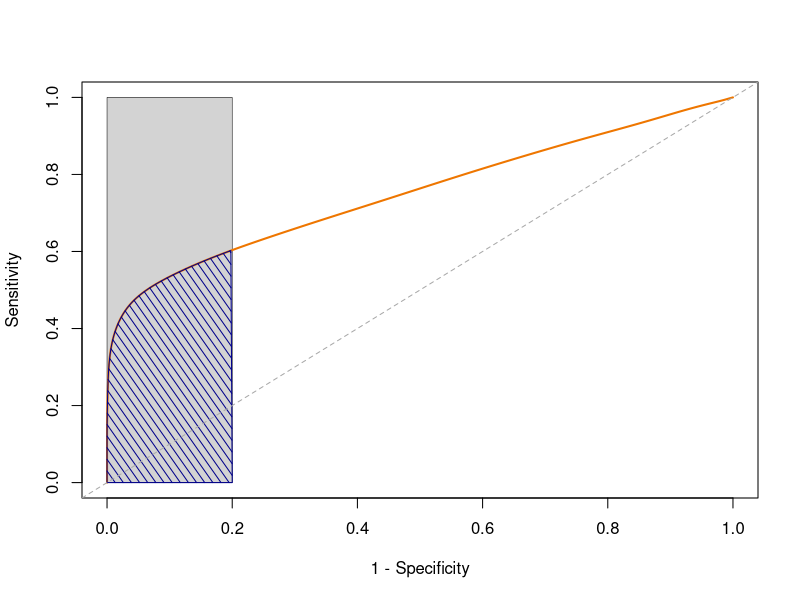
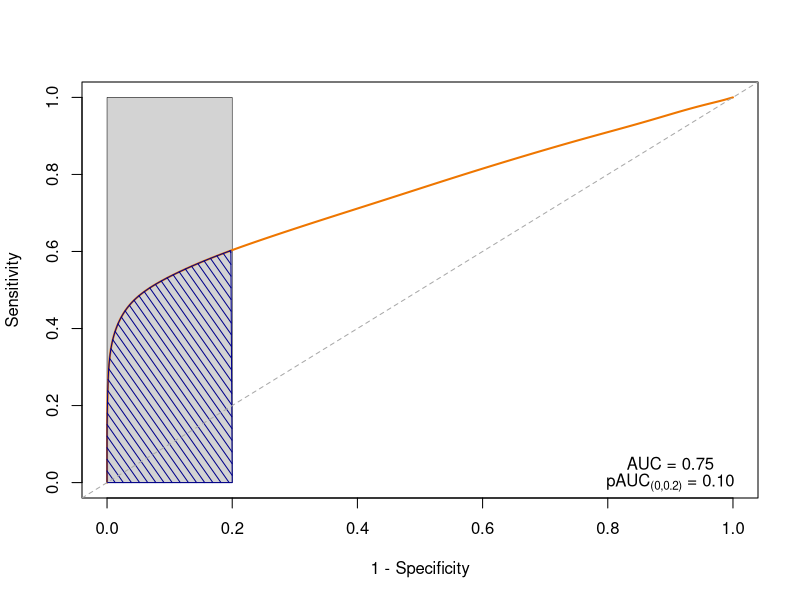

These charts were generated, in order, by the following R code:
library(pROC)

pAUCplotter <- function(response, predictor, partial.auc = c(1, .8), partial.auc.focus = "specificity",
                        boot.n = 2000, mainTitle = " ") {
   rocFit <- roc(response = response, predictor = predictor)
   aucEst <- rocFit$auc
   aucCI <- ci.auc(rocFit)
   pAucEst <- auc(rocFit, partial.auc = partial.auc, partial.auc.focus = partial.auc.focus)
   pAucCI <- ci.auc(rocFit, partial.auc = partial.auc, partial.auc.focus = partial.auc.focus, 
                    boot.n = boot.n, reuse.auc = FALSE)
   smoothed <- smooth(rocFit, method="density")
   
   
   p <- function() {
      plot(0, 0, type="n", xlab="1 - Specificity", ylab="Sensitivity", main=mainTitle, xlim=c(0,1), ylim=c(0,1))
      # note: this piece only works for focus == "specificity" right now
      polygon(list(x = 1 - c(partial.auc, rev(partial.auc)), y=c(0,0,1,1)), col="lightgray", lwd=.5)
      lines(1-smoothed$sp, smoothed$se, col="darkorange2", lwd=2)
      t1ind <- which.min(abs(smoothed$sp-.8))
      polyvec <- list(x=c(1-smoothed$sp[length(smoothed$sp):t1ind], .2),
                      y=c(smoothed$se[length(smoothed$se):t1ind], 0))
      polygon(polyvec, col="darkblue", density=15, angle=125)
      abline(0, 1, lty=2, col="darkgray")
   }
   
   list(aucEst = aucEst, aucCI = aucCI, pAucEst = pAucEst, pAucCI = pAucCI, plot = p)
}

### test the function

# generate data
set.seed(234)
ncases <- ncontrols <- 10000 #in each group
y <- c(rep(1, ncases), rep(0, ncontrols))
x1offset <- c(rbeta(ncases, .1, .1), rbeta(ncontrols, .5, 100))
x1 <- as.numeric(scale(x1offset + rnorm(ncases+ncontrols, sd=.3)))

# plot
fit <- pAUCplotter(y, x1, boot.n = 100)
pdf("figure1.pdf", width=7, height=7)
fit$plot()
dev.off()

# plot with extra annotations
pdf("figure2.pdf", width=7, height=7)
fit$plot()
text(x=.9, y=.05, labels=paste("AUC =", format(round(fit$aucEst, 2), nsmall=2)))
text(x=.9, y=0, labels=substitute(paste('pAUC'['(0,0.2)'], ' = ', pAucEst), 
                                  list(pAucEst=format(round(fit$pAucEst, 2), nsmall=2, digits=2))))
dev.off()
